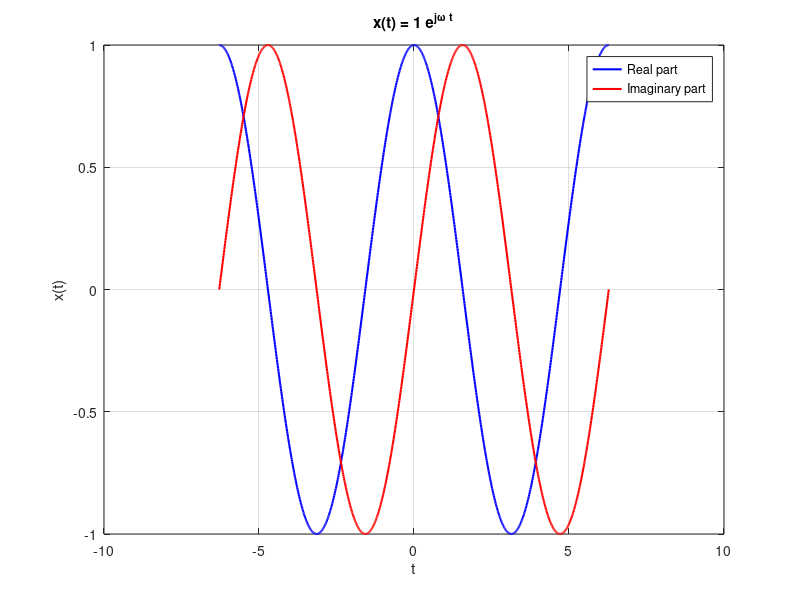

This chart was generated by the following MATLAB code:
% Parameters
C = 1; % Change C to positive or negative values
omega = 1j; % Pure imaginary number
 
% Time vector
t = linspace(-2*pi, 2*pi, 1000); % Adjust time range as needed
 
% Signal
x = C * exp(omega * t);
 
% Plot
figure;
plot(t, real(x), 'b', 'LineWidth', 1.5);
hold on;
plot(t, imag(x), 'r', 'LineWidth', 1.5);
hold off;
title(sprintf('x(t) = %d e^{j\\omega t}', C));
xlabel('t');
ylabel('x(t)');
legend('Real part', 'Imaginary part');
grid on;
